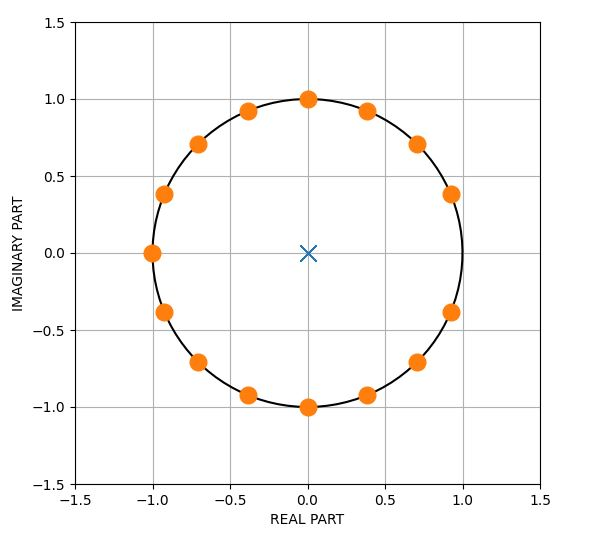

Reproduce this figure in Python.
import numpy as np
import matplotlib.pyplot as plt

angle = np.linspace(-np.pi, np.pi, 100)
cirx = np.sin(angle)
ciry = np.cos(angle)
# 15點平均濾波器應寫為H(z) = Z^0+Z^-1+Z^-2+......+Z^-14
zero_pt = [1, 1, 1, 1, 1, 1, 1, 1, 1, 1, 1, 1, 1, 1, 1, 1]  # 零點
max_pt = [1, 0, 0, 0, 0, 0, 0, 0, 0, 0, 0, 0, 0, 0, 0, 0]  # 極點
max_pts = np.roots(max_pt)
zero_pts = np.roots(zero_pt)

plt.figure(figsize=(6, 6))
plt.plot(cirx, ciry, 'k-')
plt.plot(np.real(max_pts), np.imag(max_pts), 'x', markersize=12)
plt.plot(np.real(zero_pts), np.imag(zero_pts), 'o', markersize=12)
plt.grid()

# plot the real part and the imaginary part
plt.xlim((-1.5, 1.5))
plt.xlabel('REAL PART')
plt.ylim((-1.5, 1.5))
plt.ylabel('IMAGINARY PART')
plt.show()
